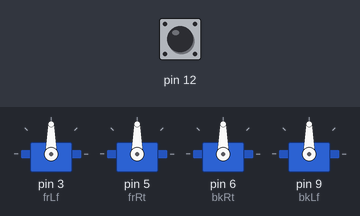
Bench run of a sketch on a simulated Arduino Uno, built with avr-gcc and run on an emulated ATmega328P. Shown: 4 × servo. The inputs (shaded band) are chosen by the test bench; at power-on: pin 12 LOW.

Above: at 1.2 s.
1.3 s: pin 12 pulsed HIGH 2 times (0.12 s each, 0.3 s apart)
At 3.7 s:
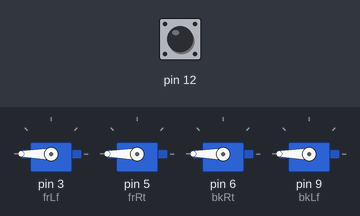
4.2 s: pin 12 pulsed HIGH 5 times (0.12 s each, 0.3 s apart)
At 5.3 s:
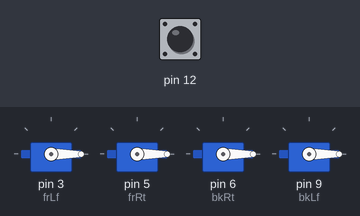
At 12.8 s:
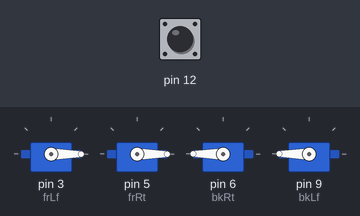
Timing chart, 0 to 17.0 s (numbered marks = the images above; inputs shaded):
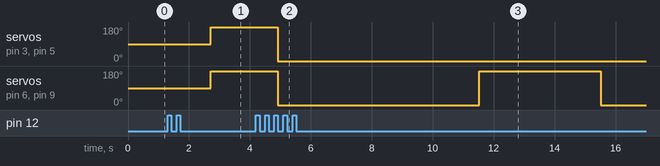

Measured:
- after the input at 1.3 s, servo on pin 3 (frLf), servo on pin 5 (frRt), servo on pin 6 (bkRt), servo on pin 9 (bkLf): 90° → 180° after 1.4 s
- after the input at 4.2 s, servo on pin 3 (frLf), servo on pin 5 (frRt): 180° → 0° after 0.72 s instead of 2.5 s; servo on pin 6 (bkRt), servo on pin 9 (bkLf): 180° → 0° after 0.72 s instead of 6.5 s

The sketch:

quadtest1.ino
```cpp
#include <Servo.h>
#include <Time.h>

unsigned long ch1;// pin 10
unsigned long ch2;// pin 11
unsigned long ch3;// pin 12
unsigned long ch4;// pin 13

unsigned long och1;// old ch1
unsigned long och2;// old ch2
unsigned long och3;// old ch3
unsigned long och4;// old ch4

unsigned long dch1;// delta ch1
unsigned long dch2;// delta ch2
unsigned long dch3;// delta ch3
unsigned long dch4;// delta ch4

Servo frLf;  // pwm pin 3 // motor #1
Servo frRt; // pwm pin 5 // motor #2
Servo bkRt;  // pwm pin 6 // motor #3
Servo bkLf;   // pwm pin 9 // motor #4

int enable = 0;

void setup() {
  //Serial.begin(9600);

  frLf.attach( 3);
  frRt.attach(5);
  bkRt.attach( 6);
  bkLf.attach(  9);

  enable = 1;

}

void loop() {
  ch1 = pulseIn(12,HIGH);
  ch2 = pulseIn(12,HIGH);
  ch3 = pulseIn(12,HIGH);
  ch4 = pulseIn(12,HIGH);

  dch1 = ch1 - och1;
  dch2 = ch2 - och2;
  dch3 = ch3 - och3;
  dch4 = ch4 - och4;

  if(enable){
    frLf.writeMicroseconds((ch3      ) + 3*dch2 );
    frRt.writeMicroseconds((ch3 + 370) + 3*dch2 );
    bkRt.writeMicroseconds((ch3 - 80 ) - 3*dch2 );
    bkLf.writeMicroseconds((ch3      ) - 3*dch2 );
  }

  och1 = ch1;
  och2 = ch2;
  och3 = ch3;
  och4 = ch4;
}
```
